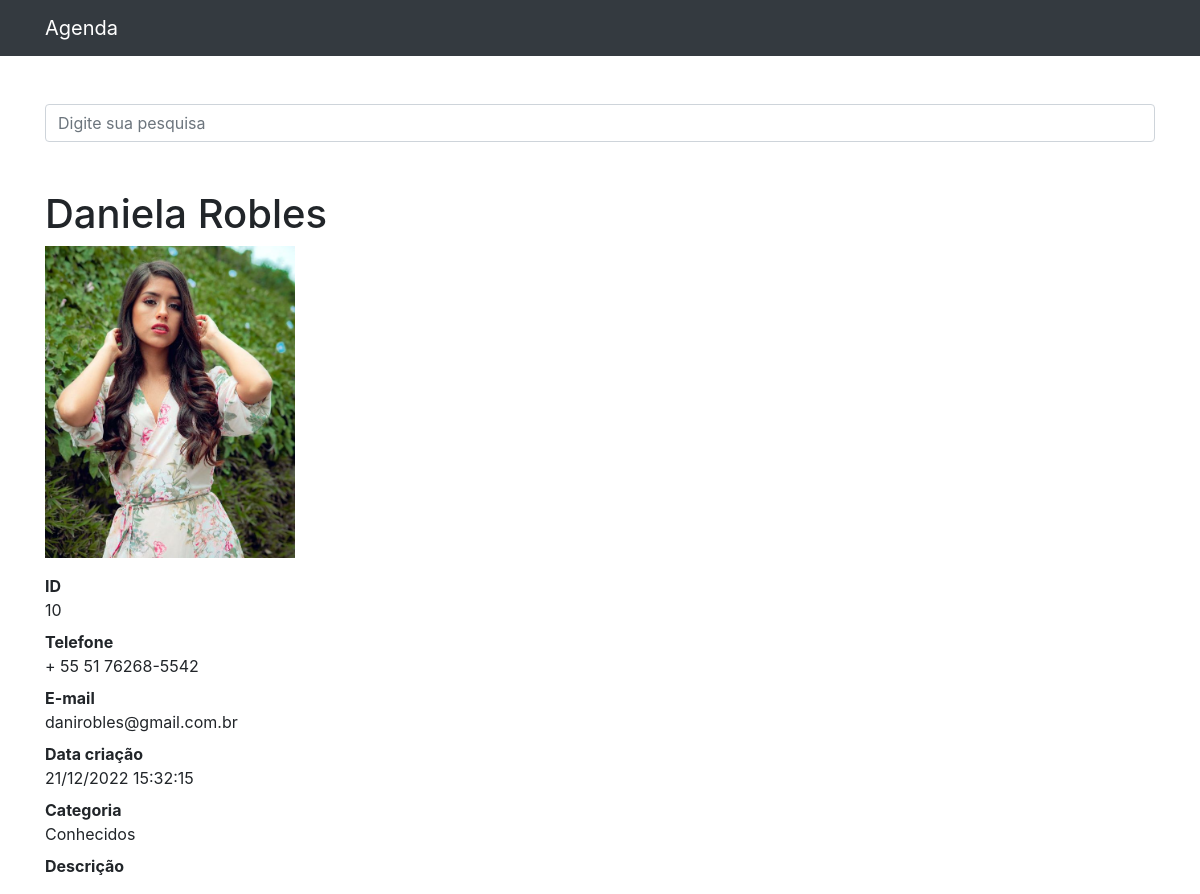
The page /10 on the database its author committed.
### contatos/models.py (models this page shows, shortened)
class Contato(models.Model):
    nome = models.CharField(max_length=255)
    sobrenome = models.CharField(max_length=255, blank=True)
    telefone = models.CharField(max_length=255)
    email = models.CharField(max_length=255, blank=True)
    data_criacao = models.DateTimeField(default=timezone.now)
    descricao = models.TextField(blank=True)
    categoria = models.ForeignKey(Categoria, on_delete=models.DO_NOTHING)
    mostrar = models.BooleanField(default=True)
    foto = models.ImageField(blank=True, upload_to='fotos/%Y/%m/%d')

class Categoria(models.Model):
    nome = models.CharField(max_length=255)
    def __str__(self):
        return self.nome

### contatos/views.py (the view)
# urls.py: path('<int:contato_id>', views.ver_contato, name='ver_contato'),
def ver_contato(request, contato_id):
    contato = get_object_or_404(Contato, id=contato_id)
    if not contato.mostrar:
        raise Http404()
    return render(request, 'contatos/ver_contato.html', {
        'contato': contato
    })

### contatos/templates/contatos/ver_contato.html (shortened to what this page needs)
{% extends 'base.html' %}
{%block conteudo%}
<h1 class="mt-5">{{ contato.nome }} {{ contato.sobrenome }}</h1>
{% if contato.foto %}
  <p>
    <img src="{{ contato.foto.url }}" style="max-width: 250px; height:auto">
  </p>
{% endif %}
<dl>
    <dt>ID</dt>
    <dd>{{ contato.id }}</dd>
    <dt>Telefone</dt>
    <dd>{{ contato.telefone }}</dd>
    <dt>E-mail</dt>
    <dd>{{ contato.email }}</dd>
    <dt>Data criação</dt>
    <dd>{{ contato.data_criacao| date:'d/m/Y H:i:s'  }}</dd>
    <dt>Categoria</dt>
    <dd>{{ contato.categoria }}</dd>
    <dt>Descrição</dt>
</dl>
{%endblock%}

### rows shown on the page
Contato: nome "Daniela", sobrenome "Robles", foto (picture), id "10", telefone "+ 55 51 76268-5542", email "danirobles@gmail.com.br", data_criacao "21/12/2022 15:32:15", categoria "Conhecidos"
